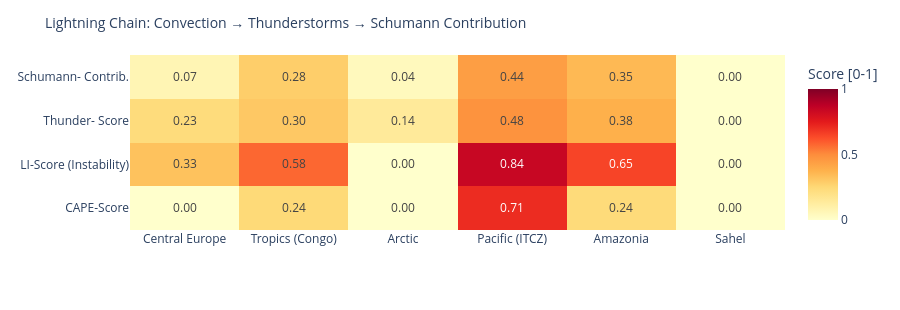

Write notebook code for a chart like this one.
### Code cell
# ============================================================
# LIGHTNING CHAIN: Convection → Thunderstorms → Schumann
# Shows the causal chain per measurement point as heatmap
# ============================================================

def cape_score(v):
    """CAPE → normalized score [0,1]"""
    if v is None or pd.isna(v): return 0.0
    return min(1.0, float(v) / 3000)

def li_score(v):
    """Lifted Index: negative = unstable → score [0,1]"""
    if v is None or pd.isna(v): return 0.3
    return min(1.0, max(0.0, (-float(v) + 6) / 12))

def cloud_score(v):
    if v is None or pd.isna(v): return 0.3
    return float(v) / 100

def thunder_score(row):
    """Kombinierter Gewitterwahrscheinlichkeits-Score
    CAPE + LI + Bedeckung + WMO-Gewitter + konvektiver Niederschlag (showers)
    Hinweis: X-Ray und Kp sind kein Bestandteil – nur geomagn./solarer Kontext.
    """
    cs = cape_score(row.get('cape'))
    ls = li_score(row.get('li'))
    cl = cloud_score(row.get('cloud'))
    t  = 1.0 if row.get('thunderstorm') else 0.0
    # Convective precipitation (showers) as additional indicator
    sh = min(1.0, (row.get('showers') or 0) / 5.0)
    return round(cs * 0.30 + ls * 0.25 + cl * 0.15 + t * 0.20 + sh * 0.10, 3)

def schumann_contribution(t_score, lat):
    """Schumann contribution: higher in tropics (±30°), scaled by thunderstorm score"""
    lat_weight = max(0.3, 1.0 - abs(lat) / 60)
    return round(t_score * lat_weight, 3)

df_atm['cape_score']   = df_atm.apply(lambda r: cape_score(r['cape']), axis=1)
df_atm['li_score']     = df_atm.apply(lambda r: li_score(r['li']),    axis=1)
df_atm['thunder_score']= df_atm.apply(lambda r: thunder_score(r.to_dict()), axis=1)
df_atm['schumann_contribution'] = df_atm.apply(
    lambda r: schumann_contribution(r['thunder_score'], r['lat']), axis=1)

metrics = ['cape_score', 'li_score', 'thunder_score', 'schumann_contribution']
labels  = ['CAPE-Score', 'LI-Score\n(Instability)', 'Thunder-\nScore', 'Schumann-\nContrib.']
z_data  = [df_atm[m].tolist() for m in metrics]

fig = go.Figure(go.Heatmap(
    z=z_data,
    x=df_atm['point'].tolist(),
    y=labels,
    colorscale='YlOrRd',
    zmin=0, zmax=1,
    text=[[f'{v:.2f}' for v in row] for row in z_data],
    texttemplate='%{text}', textfont=dict(size=12),
    colorbar=dict(title='Score [0-1]')
))
fig.update_layout(
    title=dict(text='Lightning Chain: Convection → Thunderstorms → Schumann Contribution', font=dict(size=14)),
    height=310,
    plot_bgcolor='rgba(0,0,0,0)', paper_bgcolor='rgba(0,0,0,0)',
    margin=dict(l=130, r=80, t=55, b=80)
)
fig.show()

### Figure 1 — Plotly figure (JSON) as saved in the notebook; plotly's stock layout.template omitted (floating-point values rounded to 4 significant figures)
{"data": [{"colorbar": {"title": {"text": "Score [0-1]"}}, "colorscale": [[0.0, "rgb(255,255,204)"], [0.125, "rgb(255,237,160)"], [0.25, "rgb(254,217,118)"], [0.375, "rgb(254,178,76)"], [0.5, "rgb(253,141,60)"], [0.625, "rgb(252,78,42)"], [0.75, "rgb(227,26,28)"], [0.875, "rgb(189,0,38)"], [1.0, "rgb(128,0,38)"]], "text": [["0.00", "0.24", "0.00", "0.71", "0.24", "0.00"], ["0.33", "0.58", "0.00", "0.84", "0.65", "0.00"], ["0.23", "0.30", "0.14", "0.48", "0.38", "0.00"], ["0.07", "0.28", "0.04", "0.44", "0.35", "0.00"]], "textfont": {"size": 12}, "texttemplate": "%{text}", "type": "heatmap", "x": ["Central Europe", "Tropics (Congo)", "Arctic", "Pacific (ITCZ)", "Amazonia", "Sahel"], "y": ["CAPE-Score", "LI-Score\n(Instability)", "Thunder-\nScore", "Schumann-\nContrib."], "z": [[0.0, 0.2433, 0.0, 0.7067, 0.2367, 0.0], [0.325, 0.575, 0.0, 0.8417, 0.65, 0.0], [0.231, 0.305, 0.144, 0.481, 0.383, 0.0], [0.069, 0.285, 0.043, 0.441, 0.351, 0.0]], "zmax": 1, "zmin": 0}], "layout": {"height": 310, "margin": {"b": 80, "l": 130, "r": 80, "t": 55}, "paper_bgcolor": "rgba(0,0,0,0)", "plot_bgcolor": "rgba(0,0,0,0)", "title": {"font": {"size": 14}, "text": "Lightning Chain: Convection → Thunderstorms → Schumann Contribution"}}}
